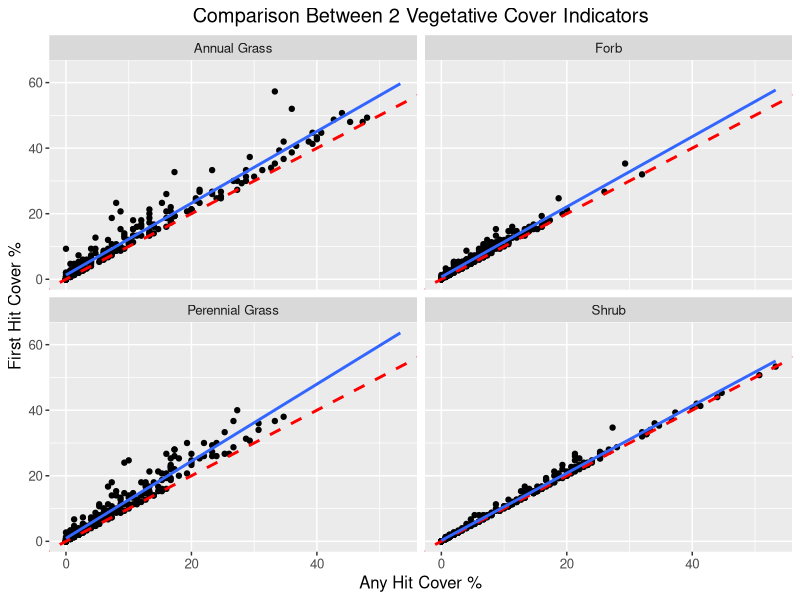
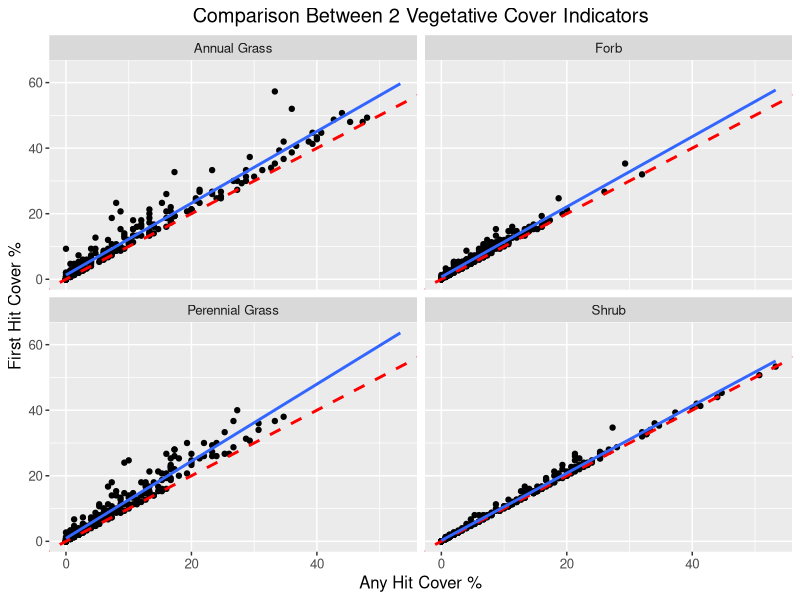

Generate these figures, in order, with R:
## Load libraries
library(ggplot2)
library(tidyverse)
library(stringr)

## Set environment and load data
setwd("C:/Users/sfper/Documents/R/REM504-DataScience/GitHub_Practice/ggplot_assignment")
data <- read.csv("LPI_top-hit_any-hit.csv",header=T,stringsAsFactors = F)

## Tidy the data for plotting
data.long <- data %>% gather("key", "cover", -Plot) ## gather the data to long format
data.long$indicator <- str_sub(data.long$key,1,2) ## Get the first 2 letters to designate the indicator
data.long$method <- str_sub(data.long$key,4,6) ## Get the designation for the calculation method
data.plot <- data.long[,-2] %>% spread(method, cover)## Split the cover values from the any hit method back out from the top-hit values
names(data.plot) <- c("Plot","indicator","firsthit","anyhit") # Fix the names because it didn't like my "1st"

# renaming indicators so that their names are obvious
data.plot$indicator <- data.plot$indicator %>% 
  gsub(pattern = "AG", replacement = "Annual Grass") %>%
  gsub(pattern = "FB", replacement = "Forb") %>%
  gsub(pattern = "PG", replacement = "Perennial Grass") %>%
  gsub(pattern = "SH", replacement = "Shrub")

# changing from proportion to percentage
data.plot$firsthit <- data.plot$firsthit * 100
data.plot$anyhit <- data.plot$anyhit * 100

## Plot the data
ggplot(data.plot, aes(x = data.plot$firsthit, y = data.plot$anyhit)) +
  geom_point() +
  facet_wrap(vars(indicator)) +
  geom_abline(linetype = "dashed", size = 1, colour = "red") +
  geom_smooth(method = lm, se = F, fullrange = T) +
  xlab("Any Hit Cover %") +
  ylab("First Hit Cover %") +
  ggtitle("Comparison Between 2 Vegetative Cover Indicators") +
  theme(text = element_text(size = 12), plot.title = element_text(hjust = 0.5)) 

ggsave("sean_ggplot.jpeg")
